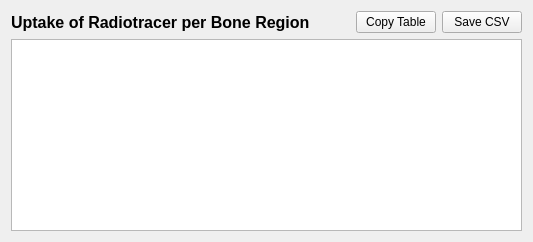
       <widget class="QWidget" name="tab_7">
        <attribute name="title">
         <string>Nuclear Medicine Breakdown</string>
        </attribute>
        <layout class="QVBoxLayout" name="verticalLayout_9">
         <item>
          <layout class="QHBoxLayout" name="horizontalLayout_10">
           <item>
            <widget class="QLabel" name="label_74">
             <property name="font">
              <font>
               <pointsize>12</pointsize>
               <weight>75</weight>
               <bold>true</bold>
              </font>
             </property>
             <property name="text">
              <string>Uptake of Radiotracer per Bone Region</string>
             </property>
            </widget>
           </item>
           <item>
            <spacer name="horizontalSpacer_11">
             <property name="orientation">
              <enum>Qt::Horizontal</enum>
             </property>
             <property name="sizeHint" stdset="0">
              <size>
               <width>40</width>
               <height>20</height>
              </size>
             </property>
            </spacer>
           </item>
           <item>
            <widget class="QPushButton" name="copyTable">
             <property name="text">
              <string>Copy Table</string>
             </property>
            </widget>
           </item>
           <item>
            <widget class="QPushButton" name="saveCSV">
             <property name="text">
              <string>Save CSV</string>
             </property>
            </widget>
           </item>
          </layout>
         </item>
         <item>
          <widget class="QTableWidget" name="nmTable">
           <property name="editTriggers">
            <set>QAbstractItemView::NoEditTriggers</set>
           </property>
          </widget>
         </item>
        </layout>
       </widget>
